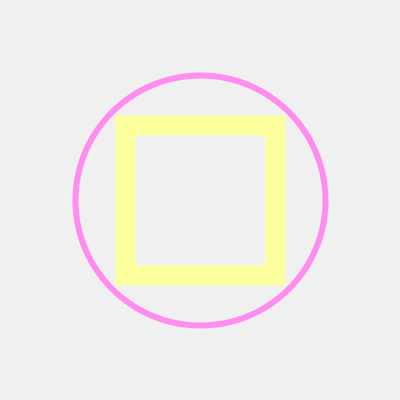
Frame 1 (no input)
Frame 60 (the mouse pressed at the canvas centre just before this capture): identical to frame 1, image omitted
Frame 120 (the mouse held since frame 60 and released just before this capture): identical to frame 1, image omitted

The Processing sketch that drew this single still picture (run headless with seeded random() and noise(); from frame 60 on, the mouse is pressed at the canvas centre):

// Processing sketch: s07e01laura
// ── s07e01laura.pde
//UDD - Expresion digital II
//s07e01laura
//cuadrado que cambia de color cuando se apreta las teclas de spacio y b

//variable de color y stroke
float s1, s2;
color c1, c2, c3;

//variable de stoke y de color
float sgrosor;
color cborde;

void setup(){
size(400, 400);

//valores de stroke
s1 = 20;
s2= 6;

//valores colores
c1 = color(251, 255, 158);//amarillo
c2 = color(255, 140, 239);//rosado

//asignacion de valor a variable especifica
sgrosor = s1;

// asignacion de valor a variable espesifica
cborde = c1;
}

void draw(){
background(240);

//cuadrado dibujado que cambia de color
strokeWeight(sgrosor);
stroke(cborde);
noFill();
rectMode(CENTER);
rect(width/2, height/2, 150, 150);

//elipse envuelve al cuadrado
strokeWeight(s2);
stroke(c2);
ellipse(width/2, height/2, 250, 250);
}

void keyPressed(){
  if ( key == 'b'){
  cborde = c2;
  }
   if ( key == ' '){
  cborde = c1;
  }
}
